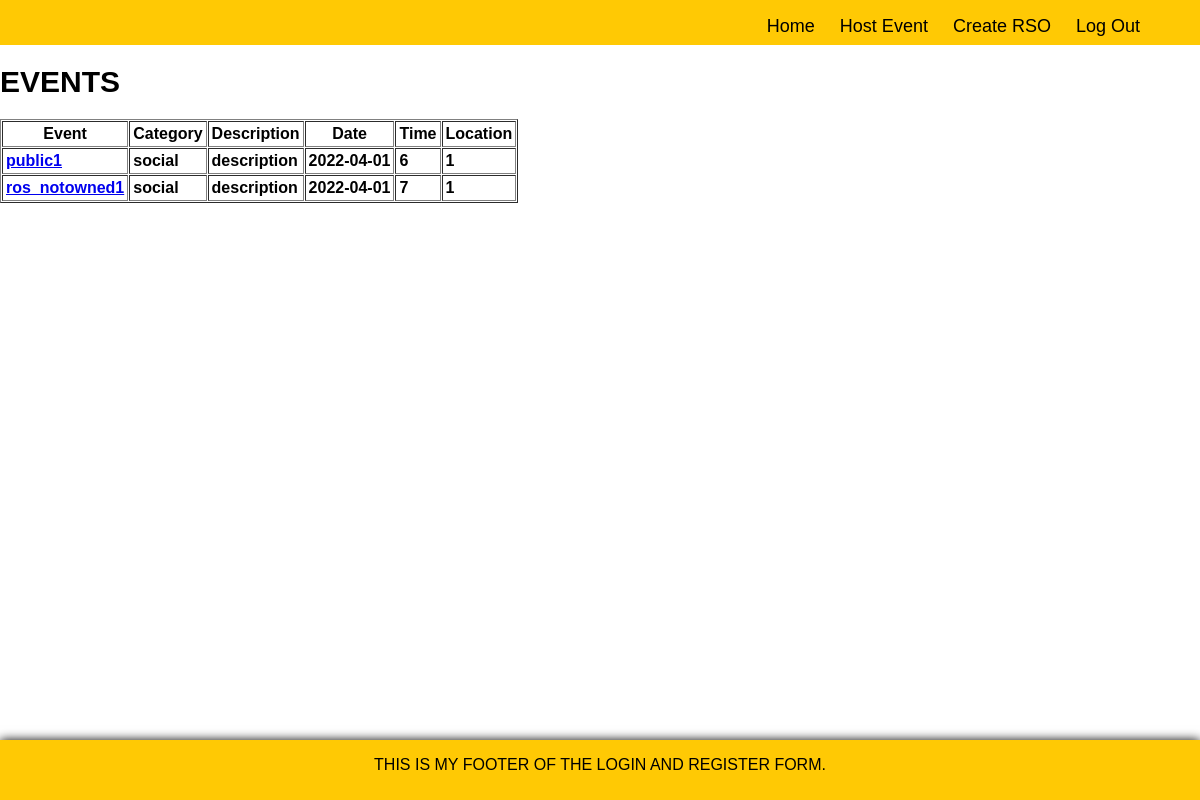
Page /index.php?success=loggedin (signed in) on the committed database.
### tables this page shows
CREATE TABLE event (
	eventId int AUTO_INCREMENT,
    eventName varchar(255) NOT NULL UNIQUE,
    eventCategory varchar(255) NOT NULL,
    eventDescription varchar(255),
    eventDate date NOT NULL,
    eventTime int NOT NULL,
    eventLocationId int NOT NULL,
    eventContactPhone varchar(11) NOT NULL,
    eventContactEmail varchar(255) NOT NULL,
    eventUnivId int not NULL,
    eventPrivacy tinyint not NULL,
    eventRsoId int,
    PRIMARY KEY (eventId),
    FOREIGN KEY (eventLocationId) REFERENCES location (locationId) ON DELETE CASCADE,
    UNIQUE (eventDate, eventTime, eventLocationId)
);

### index.php (the view, shortened to what this page needs)
<?php
    require_once 'includes/header.php';
?>
<?php
    if (!isset($_SESSION['user_id'])) {
        header("location: login.php?error=notloggedin");
    } else {
        $query = "SELECT * from event";
        $result = mysqli_query($db, $query);
        $rows = mysqli_num_rows($result);
        if ($rows > 0) {
            $display_block = "
            <table cellpadding=3 cellspacing=1 border=1>
            <th>Event</th>
            <th>Category</th>
            <th>Description</th>
            <th>Date</th>
            <th>Time</th>
            <th>Location</th>
            </tr>";
            while($event_info = mysqli_fetch_array($result)) {
                $event_id = $event_info['eventId'];
                $event_name= $event_info['eventName'];
                $event_category = $event_info['eventCategory'];
                $event_description = $event_info['eventDescription'];
                $event_date = $event_info['eventDate'];
                $event_time = $event_info['eventTime'];
                $event_locationId = $event_info['eventLocationId'];
                $display_block .= "
                <tr>
                <td><a href=\"event_page.php?eventId=$event_id\">
                <strong>$event_name</strong></a><br>
                <td><strong>$event_category</strong></a><br>
                <td><strong>$event_description</strong></a><br>
                <td><strong>$event_date</strong></a><br>
                <td><strong>$event_time</strong></a><br>
                <td><strong>$event_locationId</strong></a><br>
                </tr>";
            }
            $display_block.= "</table>";
        } else {
            $display_block = "<p><em>No events to display.</em><p>";
        }
    }
?>
<html>
    <head>
    </head>
    <body>
        <h1> Events </h1>
        <?php print $display_block; ?>
    </body>
</html>
<?php
    require_once 'includes/footer.php';
?>

### includes/header.php (shortened to what this page needs)
<html>
    <head>
        <link rel="stylesheet" type="text/css" href="style.css?v=51">
    </head>
    <body>
        <header>
            <nav>
                <ul>
                    <li><a href="index.php"> Home </a></li>
                    <?php if (isset($_SESSION['user_roleid']) && (($_SESSION['user_roleid'] == 0) || ($_SESSION['user_roleid'] == 1))) { ?>
                        <li><a href="create_event.php"> Host Event </a></li>
                        <li><a href="create_rso.php"> Create RSO </a></li>
                    <?php } ?>
                    <li><a href="index.php?logout='1'"> Log Out </a></li>
                </ul>
            </nav>
        </header>

### includes/footer.php
</body>
    <footer>
        <p> This is my footer of the login and register form. </p>
    </footer>
</html>

### style.css (style rules this page uses)
html { width: 100%; height: 100%; font-family: Helvetica, Arial, sans-serif; }
body { padding: 0; margin: 0; }
header { height: 45px; background-color: #ffc904; box-shadow: 0 0 10px rgb(255, 255, 255); }
ul { float: right; position: relative; right: 5%; }
ul li { display: inline; list-style:none; }
ul li a { text-decoration: none; color: #000000; font-size: 18px; padding: 0px 0px 0px 20px; }
footer { position: absolute; bottom: 0%; width: 100%; height: 60px; background-color: #ffc904; box-shadow: 0 0 10px #000; text-align: center; margin: 0 auto; }
footer p { text-transform: uppercase; }
h1 { text-transform: uppercase; font-size: 30px; }

### rows in the picture
event: eventName "public1", eventCategory "social", eventDescription "description", eventDate "2022-04-01", eventTime "6", eventLocationId "1"
event: eventName "ros_notowned1", eventCategory "social", eventDescription "description", eventDate "2022-04-01", eventTime "7", eventLocationId "1"
